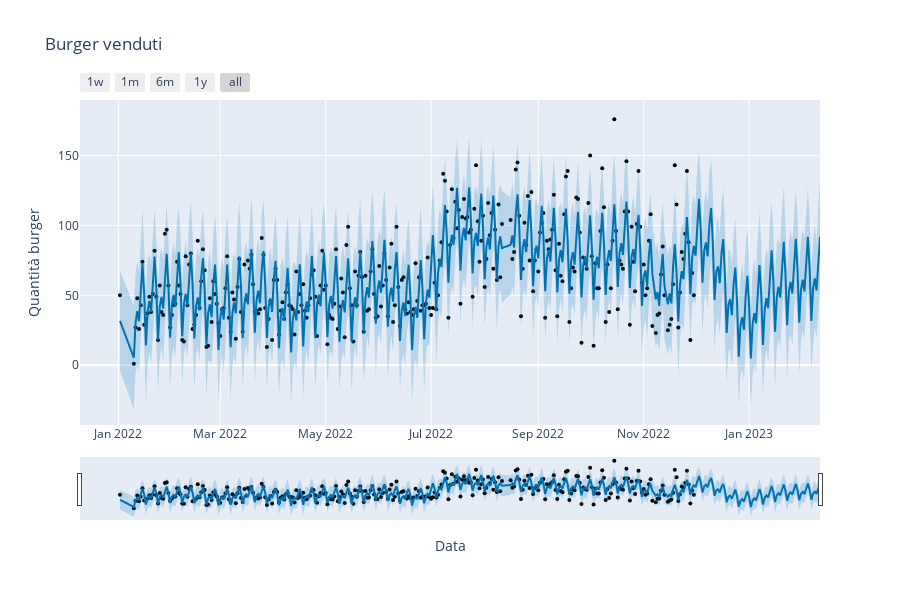

Here is the notebook cell this chart was saved with:
### Code cell
from prophet.plot import plot_plotly
from datetime import datetime

fig = plot_plotly(model, forecast)
fig.update_layout(
                  yaxis_title="Quantità burger",
                  xaxis_title="Data",
                  title="Burger venduti",
                  )

fig

### Figure 1 — Plotly figure (JSON) as saved in the notebook; plotly's stock layout.template omitted (floating-point values rounded to 4 significant figures; data arrays with more than 128 entries replaced by an {"elided": "..."} marker saying what was removed)
{"data": [{"marker": {"color": "black", "size": 4}, "mode": "markers", "name": "Actual", "type": "scatter", "x": {"elided": "320 str values"}, "y": {"elided": "320 int values"}}, {"hoverinfo": "skip", "line": {"width": 0}, "mode": "lines", "type": "scatter", "x": {"elided": "393 str values"}, "y": {"elided": "393 float values"}}, {"fill": "tonexty", "fillcolor": "rgba(0, 114, 178, 0.2)", "line": {"color": "#0072B2", "width": 2}, "mode": "lines", "name": "Predicted", "type": "scatter", "x": {"elided": "393 str values"}, "y": {"elided": "393 float values"}}, {"fill": "tonexty", "fillcolor": "rgba(0, 114, 178, 0.2)", "hoverinfo": "skip", "line": {"width": 0}, "mode": "lines", "type": "scatter", "x": {"elided": "393 str values"}, "y": {"elided": "393 float values"}}], "layout": {"height": 600, "showlegend": false, "title": {"text": "Burger venduti"}, "width": 900, "xaxis": {"rangeselector": {"buttons": [{"count": 7, "label": "1w", "step": "day", "stepmode": "backward"}, {"count": 1, "label": "1m", "step": "month", "stepmode": "backward"}, {"count": 6, "label": "6m", "step": "month", "stepmode": "backward"}, {"count": 1, "label": "1y", "step": "year", "stepmode": "backward"}, {"step": "all"}]}, "rangeslider": {"visible": true}, "title": {"text": "Data"}, "type": "date"}, "yaxis": {"title": {"text": "Quantità burger"}}}}
